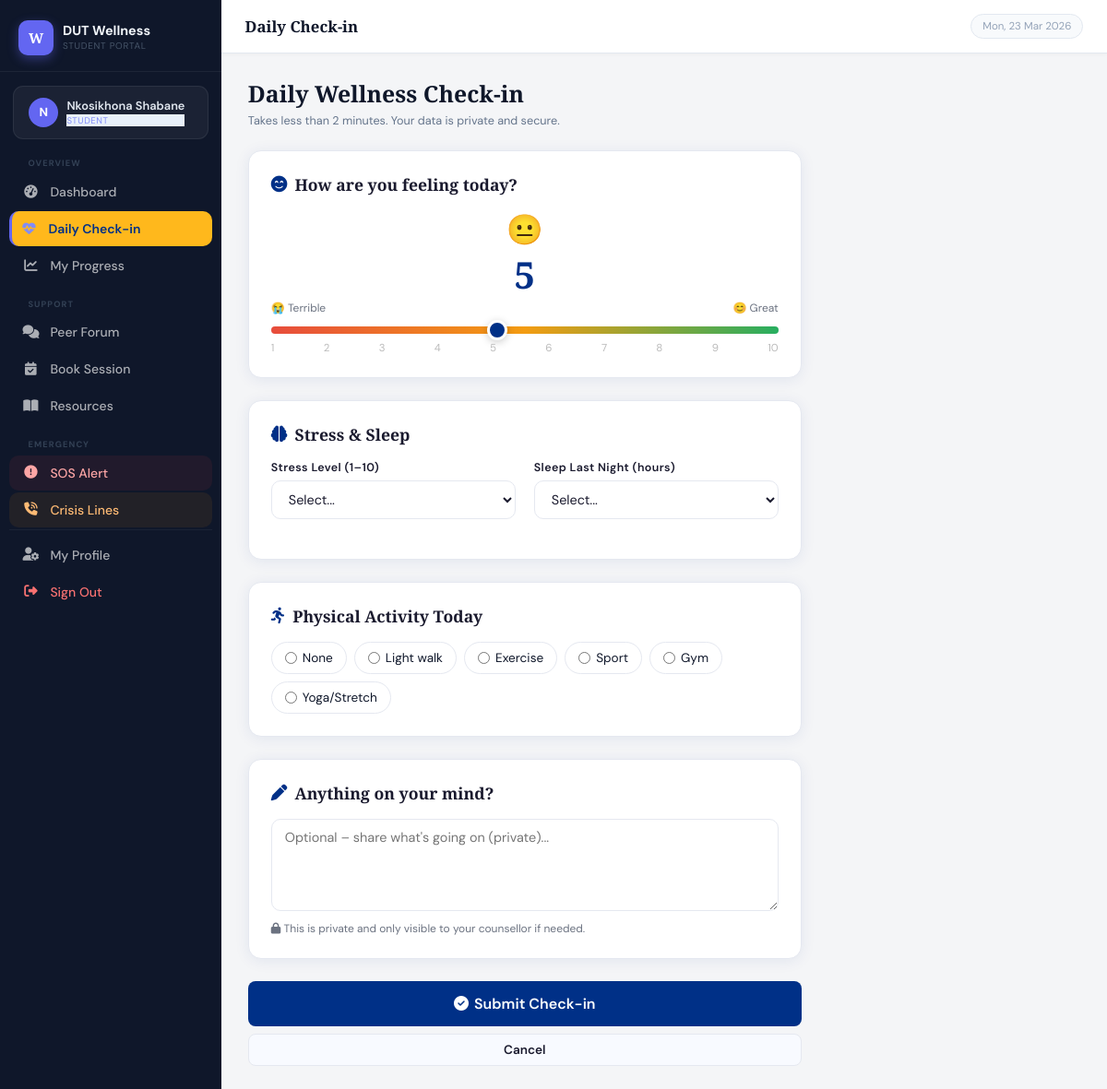
The app's page /checkin (signed in) with its own data.
### app.py (models this page shows, shortened)
class User(db.Model):
    id = db.Column(db.Integer, primary_key=True)
    student_number = db.Column(db.String(20), unique=True, nullable=False)
    full_name = db.Column(db.String(100), nullable=False)
    email = db.Column(db.String(120), unique=True, nullable=False)
    password_hash = db.Column(db.String(256), nullable=False)
    role = db.Column(db.String(20), default='student')
    faculty = db.Column(db.String(100))
    phone = db.Column(db.String(20))
    emergency_contact = db.Column(db.String(100))
    emergency_phone = db.Column(db.String(20))
    is_active = db.Column(db.Boolean, default=True)
    created_at = db.Column(db.DateTime, default=datetime.utcnow)
    reset_token = db.Column(db.String(100))
    reset_token_expiry = db.Column(db.DateTime)
    checkins = db.relationship('CheckIn', backref='user', lazy=True,
                               foreign_keys='CheckIn.user_id')
    posts = db.relationship('ForumPost', backref='author', lazy=True,
                            foreign_keys='ForumPost.user_id')
    bookings = db.relationship('Booking', backref='student', lazy=True,
                               foreign_keys='Booking.student_id')
    counsellor_bookings = db.relationship('Booking', backref='counsellor', lazy=True,
                                          foreign_keys='Booking.counsellor_id')
    sos_alerts = db.relationship('SOSAlert', backref='user', lazy=True,
                                 foreign_keys='SOSAlert.user_id')
    sos_responses = db.relationship('SOSAlert', backref='responder', lazy=True,
                                    foreign_keys='SOSAlert.responded_by')
    @property
    def is_authenticated(self): return True

### app.py (the view, shortened to what this page needs)
@app.route('/checkin', methods=['GET', 'POST'])
@login_required
def checkin():
    return render_template('checkin.html')

### app.py (called while the page is built)
@login_manager.user_loader
def load_user(user_id):
    return User.query.get(int(user_id))

@app.context_processor
def inject_now():
    return {'now': datetime.utcnow()}

### templates/checkin.html (shortened to what this page needs)
{% extends "base.html" %}
{% block page_title %}Daily Check-in{% endblock %}
{% block content %}
<div class="page-header">
  <h1>Daily Wellness Check-in</h1>
  <p>Takes less than 2 minutes. Your data is private and secure.</p>
</div>
<div style="max-width:600px;">
  <form method="POST" action="{{ url_for('checkin') }}">
    <div class="card mb-3">
      <div class="card-title"><i class="fa-solid fa-face-smile-beam"></i> How are you feeling today?</div>
      <div class="mood-emoji" id="mood-emoji">😐</div>
      <div class="mood-value" id="mood-value">5</div>
      <div class="mood-display">
        <span>😭 Terrible</span><span>😊 Great</span>
      </div>
      <input type="range" id="mood-slider" name="mood_score" min="1" max="10" value="5" class="mood-slider">
      <div style="display:flex;justify-content:space-between;font-size:0.72rem;color:#bbb;">
        <span>1</span><span>2</span><span>3</span><span>4</span><span>5</span><span>6</span><span>7</span><span>8</span><span>9</span><span>10</span>
      </div>
    </div>
    <div class="card mb-3">
      <div class="card-title"><i class="fa-solid fa-brain"></i> Stress & Sleep</div>
      <div class="grid-2">
        <div class="form-group">
          <label class="form-label">Stress Level (1–10)</label>
          <select name="stress_level" class="form-select">
            <option value="">Select...</option>
          </select>
        </div>
        <div class="form-group">
          <label class="form-label">Sleep Last Night (hours)</label>
          <select name="sleep_hours" class="form-select">
            <option value="">Select...</option>
          </select>
        </div>
      </div>
    </div>
    <div class="card mb-3">
      <div class="card-title"><i class="fa-solid fa-person-running"></i> Physical Activity Today</div>
      <div style="display:flex;flex-wrap:wrap;gap:8px;">
        {% for act in ['None','Light walk','Exercise','Sport','Gym','Yoga/Stretch'] %}
        <label style="display:flex;align-items:center;gap:6px;padding:8px 14px;border:1.5px solid var(--border);border-radius:100px;cursor:pointer;font-size:0.85rem;transition:all 0.2s;">
          <input type="radio" name="physical_activity" value="{{ act }}" style="accent-color:var(--dut-blue);">
          {{ act }}
        </label>
        {% endfor %}
      </div>
    </div>
    <div class="card mb-3">
      <div class="card-title"><i class="fa-solid fa-pen"></i> Anything on your mind?</div>
      <textarea name="notes" class="form-textarea" placeholder="Optional – share what's going on (private)..." rows="4"></textarea>
      <p style="font-size:0.75rem;color:var(--text-muted);margin-top:6px;"><i class="fa-solid fa-lock"></i> This is private and only visible to your counsellor if needed.</p>
    </div>
    <button type="submit" class="btn btn-primary btn-block" style="padding:14px;font-size:1rem;">
      <i class="fa-solid fa-circle-check"></i> Submit Check-in
    </button>
    <a href="{{ url_for('student_dashboard') }}" class="btn btn-ghost btn-block mt-1">Cancel</a>
  </form>
</div>
{% endblock %}

### templates/base.html (shortened to what this page needs)
<!DOCTYPE html>
<html lang="en">
<head>
  <link href="https://cdnjs.cloudflare.com/ajax/libs/font-awesome/6.5.0/css/all.min.css" rel="stylesheet">
  <link rel="stylesheet" href="{{ url_for('static', filename='css/main.css') }}">
</head>
<body>
{% if current_user.is_authenticated %}
  <nav class="sidebar" id="sidebar">
    <div class="sidebar-logo">
      <div class="logo-mark">W</div>
      <div class="logo-text">
        <span class="logo-main">DUT Wellness</span>
        <span class="logo-sub">Student Portal</span>
      </div>
    </div>
    <div class="sidebar-user">
      <div class="user-avatar">{{ current_user.full_name[0] }}</div>
      <div class="user-info">
        <span class="user-name">{{ current_user.full_name }}</span>
        <span class="user-role badge-{{ current_user.role }}">{{ current_user.role | title }}</span>
      </div>
    </div>
    <ul class="nav-links">
      {% if current_user.role == 'student' %}
        <li><div class="nav-section">Overview</div></li>
        <li>
          <a href="{{ url_for('student_dashboard') }}"
             class="{% if request.endpoint == 'student_dashboard' %}active{% endif %}">
            <i class="fa-solid fa-gauge-high"></i><span>Dashboard</span>
          </a>
        </li>
        <li>
          <a href="{{ url_for('checkin') }}"
             class="{% if request.endpoint == 'checkin' %}active{% endif %}">
            <i class="fa-solid fa-heart-pulse"></i><span>Daily Check-in</span>
          </a>
        </li>
        <li>
          <a href="{{ url_for('checkin_history') }}"
             class="{% if request.endpoint == 'checkin_history' %}active{% endif %}">
            <i class="fa-solid fa-chart-line"></i><span>My Progress</span>
          </a>
        </li>
        <li><div class="nav-section">Support</div></li>
        <li>
          <a href="{{ url_for('forum') }}"
             class="{% if 'forum' in request.endpoint %}active{% endif %}">
            <i class="fa-solid fa-comments"></i><span>Peer Forum</span>
          </a>
        </li>
        <li>
          <a href="{{ url_for('booking') }}"
             class="{% if request.endpoint == 'booking' %}active{% endif %}">
            <i class="fa-solid fa-calendar-check"></i><span>Book Session</span>
          </a>
        </li>
        <li>
          <a href="{{ url_for('resources') }}"
             class="{% if request.endpoint == 'resources' %}active{% endif %}">
            <i class="fa-solid fa-book-open"></i><span>Resources</span>
          </a>
        </li>
        <li><div class="nav-section">Emergency</div></li>
        <li class="nav-emergency">
          <a href="{{ url_for('sos') }}">
            <i class="fa-solid fa-circle-exclamation"></i><span>SOS Alert</span>
          </a>
        </li>
        <li class="nav-emergency-alt">
          <a href="{{ url_for('crisis') }}">
            <i class="fa-solid fa-phone-volume"></i><span>Crisis Lines</span>
          </a>
        </li>
      {% endif %}
      <li class="nav-bottom">
        <a href="{{ url_for('profile') }}"
           class="{% if request.endpoint == 'profile' %}active{% endif %}">
          <i class="fa-solid fa-user-gear"></i><span>My Profile</span>
        </a>
      </li>
      <li>
        <a href="{{ url_for('logout') }}" style="color:#f87171 !important;">
          <i class="fa-solid fa-right-from-bracket"></i><span>Sign Out</span>
        </a>
      </li>
    </ul>
  </nav>
  <div class="main-wrap">
    <header class="topbar">
      <div class="topbar-title">{% block page_title %}{% endblock %}</div>
      <div class="topbar-right">
        <span class="topbar-date" id="topbar-date"></span>
      </div>
    </header>
    <main class="content-area">
      {% block content %}{% endblock %}
    </main>
  </div>
{% endif %}
</body>
</html>

### templates/base.html (style rules this page uses)
:root { --sidebar-w: 240px; --topbar-h: 58px; --sidebar-bg: #0f172a; --sidebar-hover: rgba(255,255,255,0.06); --sidebar-active-bg: rgba(99,102,241,0.18); --sidebar-active-txt: #a5b4fc; --sidebar-txt: #94a3b8; --sidebar-section: #334155; --accent: #6366f1; --topbar-bg: #ffffff; --content-bg: #f4f5f7; }
*, *::before, *::after { box-sizing: border-box; margin: 0; padding: 0; }
html, body { height: 100%; }
body { font-family: 'DM Sans', sans-serif; background: var(--content-bg); color: #0f172a; display: flex; min-height: 100vh; }
.sidebar { width: var(--sidebar-w); background: var(--sidebar-bg); position: fixed; top: 0; left: 0; bottom: 0; z-index: 200; display: flex; flex-direction: column; overflow-y: auto; overflow-x: hidden; transition: transform 0.3s cubic-bezier(0.4,0,0.2,1); }
.sidebar-logo { display: flex; align-items: center; gap: 10px; padding: 1.35rem 1.25rem 1.1rem; border-bottom: 1px solid rgba(255,255,255,0.06); flex-shrink: 0; }
.logo-mark { width: 38px; height: 38px; border-radius: 10px; background: var(--accent); display: flex; align-items: center; justify-content: center; font-family: 'Playfair Display', serif; font-size: 0.95rem; font-weight: 700; color: white; flex-shrink: 0; box-shadow: 0 4px 12px rgba(99,102,241,0.4); }
.logo-text .logo-main { display: block; color: #f1f5f9; font-size: 0.9rem; font-weight: 700; line-height: 1.2; }
.logo-text .logo-sub { display: block; color: #475569; font-size: 0.62rem; letter-spacing: 0.07em; text-transform: uppercase; }
.sidebar-user { margin: 0.9rem 0.9rem 0.4rem; background: rgba(255,255,255,0.05); border: 1px solid rgba(255,255,255,0.07); border-radius: 11px; padding: 0.75rem 1rem; display: flex; align-items: center; gap: 9px; flex-shrink: 0; }
.user-avatar { width: 32px; height: 32px; border-radius: 50%; background: var(--accent); color: white; font-weight: 700; font-size: 0.82rem; display: flex; align-items: center; justify-content: center; flex-shrink: 0; }
.user-info { min-width: 0; }
.user-name { display: block; color: #e2e8f0; font-size: 0.8rem; font-weight: 600; white-space: nowrap; overflow: hidden; text-overflow: ellipsis; }
.user-role { display: block; font-size: 0.6rem; text-transform: uppercase; letter-spacing: 0.06em; margin-top: 1px; }
.badge-student { color: #818cf8; }
.nav-section { font-size: 0.58rem; font-weight: 700; letter-spacing: 0.12em; text-transform: uppercase; color: var(--sidebar-section); padding: 0.9rem 1.25rem 0.3rem; }
.nav-links { list-style: none; padding: 0 0.65rem; flex: 1; }
.nav-links li { margin-bottom: 1px; }
.nav-links a { display: flex; align-items: center; gap: 9px; padding: 8px 12px; color: var(--sidebar-txt); text-decoration: none; border-radius: 9px; font-size: 0.8rem; font-weight: 500; transition: all 0.15s; }
.nav-links a i { width: 16px; text-align: center; font-size: 0.8rem; flex-shrink: 0; }
.nav-links a span { white-space: nowrap; overflow: hidden; }
.nav-links a.active { background: var(--sidebar-active-bg); color: var(--sidebar-active-txt); font-weight: 600; border-left: 3px solid var(--accent); padding-left: 9px; }
.nav-links a.active i { color: #818cf8; }
.nav-emergency a { color: #fca5a5 !important; background: rgba(239,68,68,0.08) !important; }
.nav-emergency-alt a { color: #fdba74 !important; background: rgba(245,158,11,0.08) !important; }
.nav-bottom { margin-top: auto; padding-top: 0.5rem; border-top: 1px solid rgba(255,255,255,0.05); }
.main-wrap { margin-left: var(--sidebar-w); flex: 1; display: flex; flex-direction: column; min-height: 100vh; }
.topbar { height: var(--topbar-h); background: var(--topbar-bg); border-bottom: 1px solid #e2e8f0; position: sticky; top: 0; z-index: 100; display: flex; align-items: center; padding: 0 1.6rem; gap: 1rem; box-shadow: 0 1px 4px rgba(0,0,0,0.04); flex-shrink: 0; }
.topbar-title { font-family: 'Playfair Display', serif; font-size: 1.05rem; font-weight: 600; color: #0f172a; flex: 1; }
.topbar-right { display: flex; align-items: center; gap: 10px; }
.topbar-date { font-size: 0.72rem; color: #94a3b8; background: #f8fafc; border: 1px solid #e2e8f0; padding: 5px 12px; border-radius: 20px; }
.content-area { padding: 1.6rem 1.8rem; flex: 1; max-width: 1400px; }
.page-header { margin-bottom: 1.5rem; }
.page-header h1 { font-family: 'Playfair Display', serif; font-size: 1.55rem; color: #0f172a; font-weight: 700; }
.page-header p { font-size: 0.79rem; color: #64748b; margin-top: 4px; }

### records on screen
User: full_name "N", full_name "Nkosikhona Shabane", role "STUDENT"

### other values on screen
{{ act }} "None" "Light walk" "Exercise" "Sport" "Gym" "Yoga/Stretch"
